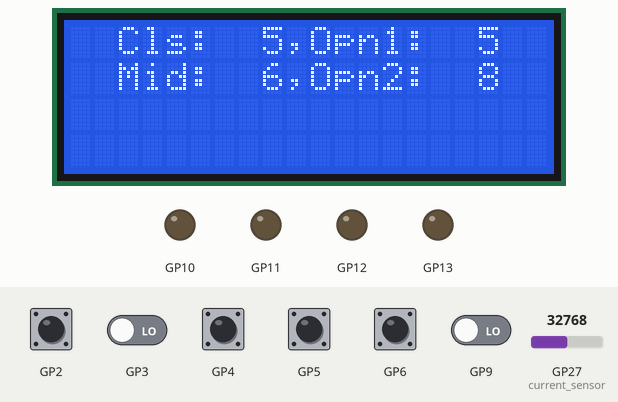
Simulated run of this program. Board: Raspberry Pi Pico running MicroPython. Parts: 20×4 character LCD, output pins drawn as LEDs (lit = HIGH). The inputs (shaded band) are chosen by the test bench; at power-on: GP2–6, GP9 LOW, GP27 (current_sensor) = 32768 (analog values on the 0–65535 scale). Files the program writes start out absent; files that are not in the repository are absent; library files of the repository ran but are not shown: lcd_api.py, pico_i2c_lcd.py.

Above: at 3.3 s.
3.4 s: GP4 pulled HIGH for 0.15 s
At 4.7 s:
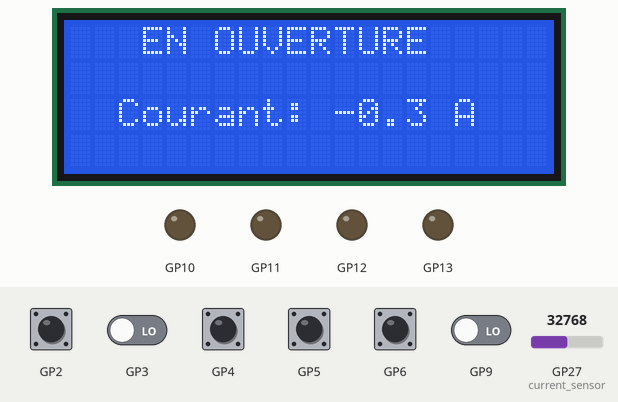
5.8 s: GP6 pulled HIGH for 0.15 s
At 7.3 s:
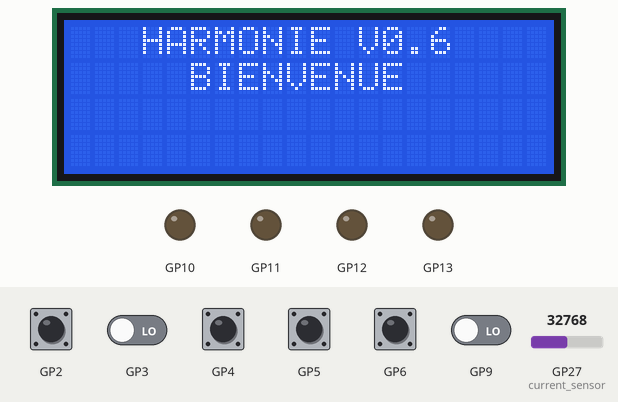
8.9 s: GP5 pulled HIGH for 0.15 s
At 11.0 s:
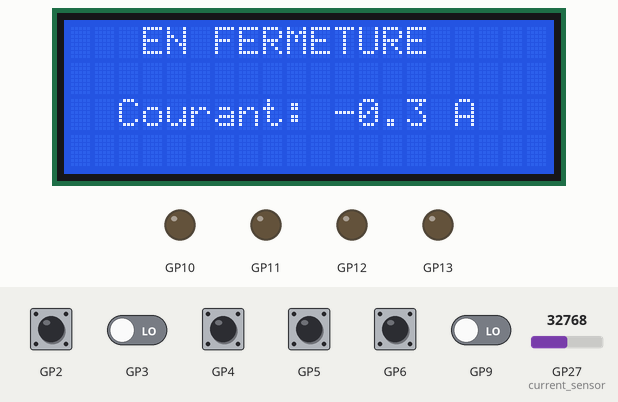
11.3 s: GP2 pulled HIGH for 0.15 s
At 12.1 s:
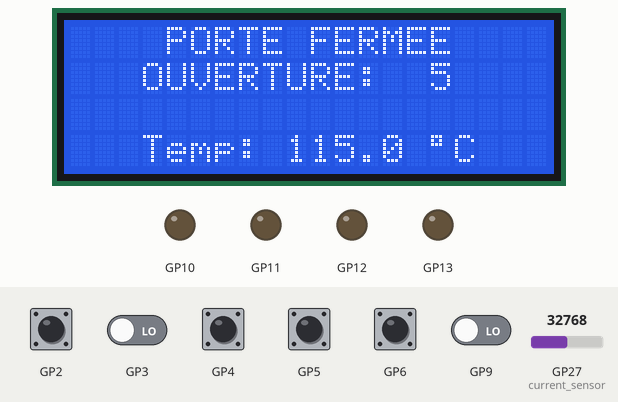
14.4 s: GP6 pulled HIGH for 1 s
At 14.8 s:
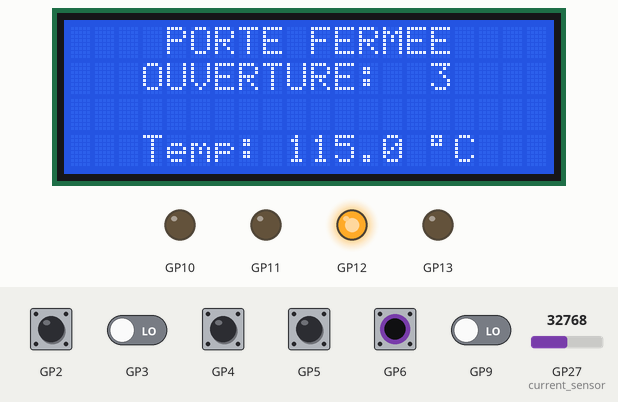
16.9 s: GP4 pulled HIGH for 1 s
At 17.4 s:
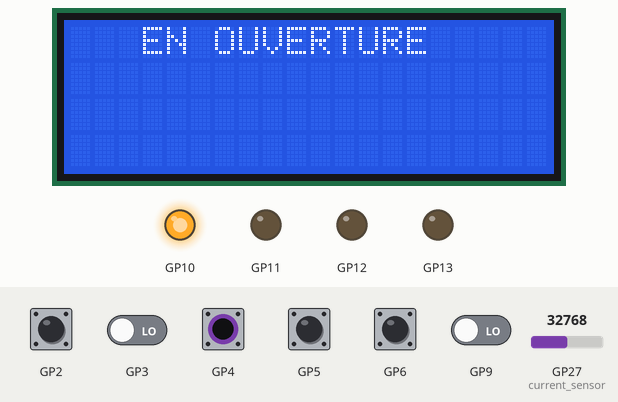
Timing chart, 0 to 19.9 s (numbered marks = the images above; inputs shaded):
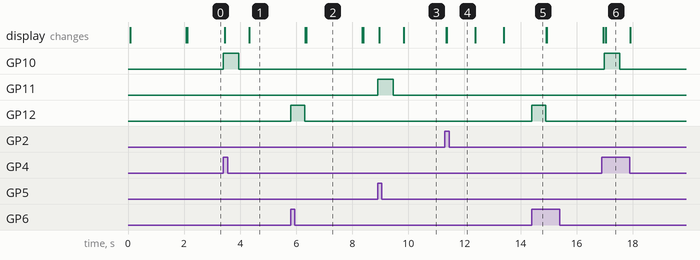

Measured:
- after the input at 3.4 s, GP10: LOW → HIGH at once, → LOW 0.55 s later; the display: first changes after 0.05 s (image 1 shows a later state)
- after the input at 5.8 s, GP12: LOW → HIGH at once, → LOW 0.50 s later; the display: first changes after 0.53 s (image 2 shows a later state)
- after the input at 8.9 s, GP11: LOW → HIGH at once, → LOW 0.55 s later; the display: first changes after 0.05 s (image 3 shows a later state)
- after the input at 11.3 s, the display: first changes at once (image 4 shows a later state)
- after the input at 14.4 s, GP10: stays LOW (without the input it goes to HIGH after 2.0 s); GP12: LOW → HIGH at once, → LOW 0.50 s later
- after the input at 16.9 s, GP10: LOW → HIGH after 0.08 s, → LOW 0.55 s later
- what the display in image 2 shows lasts 2.0 s, from 6.4 s to 8.4 s

The program:

harmonie_r0.6.py
```python
###########
version = 0.6
## Input pins wired with PULL_DOWN
## Mid-stop = 0 to disable
## Add read amperage and temperature
## LCD 4 lines by 20 charaters
##########

from machine import Pin, I2C, ADC, Timer
import utime
import ujson
#import micropython
import gc
from lcd_api import LcdApi
from pico_i2c_lcd import I2cLcd

### default times if not config file not found
filename = 'harmonie_config.json'
Timers = {
    'Opn1' : 5,
    'Cls'  : 5,
    'Mid'  : 6,
    'Opn2' : 8
    }

### input pins
inputPin = {
    "Open"     : 4,
    "Close"    : 5,
    "Stop"     : 6,
    "OpenLmt"  : 3,
    "CloseLmt" : 2,
    "Prog"     : 9,
    "Up"       : 8,
    "Down"     : 7
    }

outputPin = {
    "Open"     : 10,
    "Close"    : 11,
    "Stop"     : 12,
    "Spare"    : 13
    }

Input = {}
Output = {}

### LCD config
I2C_ADDR     = 0x27
I2C_NUM_ROWS = 4
I2C_NUM_COLS = 20
i2c = I2C(0, sda=Pin(0), scl=Pin(1), freq=400000)
lcd = I2cLcd(i2c, I2C_ADDR, I2C_NUM_ROWS, I2C_NUM_COLS)

current_sensor = ADC(1)    # read curent at ADC(0)
temp_sensor = ADC(2)      # read temperature at ADC(1)

current_timer = Timer()
temp_timer = Timer()

### some global variables
state = 0
stop_request = False
is_running = False
in_prog_mode = False
prog_mode_delay = 3      # delay for press and hold before entre prog mode
press_duration = 500     # in ms, simulate duration of presssing a button
counter_readPin = 1      # How many times pins are read to determine good signal
delay_readPin = 1        # delay between each iteration to read pin


for p in inputPin:
    Input[p] = Pin(inputPin[p], Pin.IN, Pin.PULL_DOWN)

for p in outputPin:
    Output[p] = Pin(outputPin[p], Pin.OUT)

def load_file(file):
    """Load json file configuration."""
    global Timers
    with open(file) as infile:
        data = ujson.load(infile)
        for p in data:
            Timers[p] = data[p]

def write_file(file):
    """write config to file"""
    with open(file, 'w') as outfile:
        ujson.dump(Timers, outfile)

def initialize():
    """initialization before each run"""
    global state
    global stop_request
    global is_running
    global in_prog_mode

    state = 0
    stop_request = False
    is_running = False
    in_prog_mode = False

    for p in Output:
        Output[p].value(0)

    ## make sure that open after mid-top is 0 if no mid-stop
    Timers['Opn2'] = 0 if Timers['Mid'] == 0 else Timers['Opn2']

    current_timer.deinit()
    #temp_timer.deinit()

    lcd.clear()
    lcd.write_line_center("HARMONIE V" + str(version), 1)
    lcd.write_line_center("BIENVENUE", 2)
    utime.sleep(2)
    lcd.clear()
    lcd.write_line_center("Cls:{0:>3},Opn1:{1:>3}".format(Timers['Cls'], Timers['Opn1']), 1)
    lcd.write_line_center("Mid:{0:>3},Opn2:{1:>3}".format(Timers['Mid'], Timers['Opn2']), 2)

def readPin(pin, counter = counter_readPin, delay = delay_readPin):
    """Read pin a number of times to determine good signal, delay in msec"""
    read_count = 0

    for i in range(counter):
        if Input[pin].value():
            read_count += 1
        utime.sleep_ms(delay)

    if read_count == counter:
        return True

    return False

def writePin(pin, delay):
    """Write high value to pin, pause in ms"""

    if not stop_request:
        if pin == 'Open' and Input['OpenLmt'].value() != 1:
            Output[pin].value(1)
            lcd.clear_line(1)
            lcd.clear_line(2)
            lcd.write_line_center("EN OUVERTURE ", 1)
        elif pin == 'Close' and Input['CloseLmt'].value() != 1:
            Output[pin].value(1)
            lcd.clear_line(1)
            lcd.clear_line(2)
            lcd.write_line_center("EN FERMETURE ", 1)

        utime.sleep_ms(delay)
        Output[pin].value(0)
    # start reading current
    current_timer.init(freq=3, mode=Timer.PERIODIC, callback=read_current)

def lcd_count_down(duration):
    """count down in second"""
    global stop_request
    msg = ''

    # stop reading current
    current_timer.deinit()

    if state == 1 or state == 3: # clsLmt activated, door will open
        msg = "OUVERTURE:"
    elif state == 2 or state == 4: # opnLmt activated, door will close
        msg = "FERMETURE:"

    for i in  range(duration, 0, -1):
        lcd.write_line_center("{0}{1:>3}".format(msg, i), 2)
        if stop_request:
            break
        elif state == 3 and Input['CloseLmt'].value():
            break
        utime.sleep(1)


def stop_signal_handler(pin):
    """Send stop_request when activate"""

    read_count = 0
    global stop_request

    for i in range(counter_readPin):
        if Input['Stop'].value:
            read_count += 1
        utime.sleep_ms(delay_readPin)

    if read_count == counter_readPin:
        stop_request = True
        Output['Stop'].value(1)
        utime.sleep_ms(press_duration)
        Output['Stop'].value(0)

def read_current(timer):
    """Read current in amp"""

    global stop_request

    conversion_factor = 3.3/65535
    sensitivity_factor = 10
    counter = 0
    max_voltage = 0
    voltage = 0
    voltage_ref = 1.685
    reading_duration_ms = 30
    start_time = utime.ticks_ms()

    while utime.ticks_diff(utime.ticks_ms(), start_time) < reading_duration_ms and not stop_request:
        voltage = current_sensor.read_u16()
        if max_voltage < voltage:
            max_voltage = voltage
        counter += 1
        utime.sleep_us(50)
    amp = (max_voltage * conversion_factor - voltage_ref) * sensitivity_factor
    lcd.write_line_center("Courant:{0:>5.1f} A".format(amp), 3)


def read_temp():
    """Read temperature"""

    voltage = (3.3/65535) * temp_sensor.read_u16()
    temp = (voltage - 0.5) * 100
    lcd.write_line_center('Temp: {0:>5.1f} '.format(temp) + chr(223) + 'C', 4)

def Logic_loop():
    """The main state logic. Core program"""
    global state
    global stop_request
    global is_running

    is_running = True
    j = 0

    while not stop_request:

        if state == 0:              # initial state
            if readPin('Close'):
                writePin('Close', press_duration)
                state = 1
            elif readPin('Open'):
                writePin('Open', press_duration)
                state = 2
        elif state == 1:            # door fully closed, close limit triggers
            if readPin('CloseLmt'):
                current_timer.deinit()
                lcd.clear_line(1)
                lcd.clear_line(3)
                lcd.write_line_center("PORTE FERMEE", 1)
                read_temp()    # read and show temperature
                lcd_count_down(Timers['Cls'])
                writePin('Open', press_duration)
                state = 2
                gc.collect()        # force gc collection
                #print(gc.mem_free())
        elif state == 2:            # door fully opened, before mid-stop
            if readPin('OpenLmt'):
                current_timer.deinit()
                lcd.clear_line(1)
                lcd.clear_line(3)
                lcd.write_line_center("PORTE OUVERTE", 1)
                lcd_count_down(Timers['Opn1'])
                writePin('Close', press_duration)
                state = 1 if Timers['Mid'] == 0 else 3
        elif state == 3:             # mi-stop
            current_timer.deinit()
            lcd.clear_line(1)
            lcd.clear_line(3)
            lcd.write_line_center("MI-ARRET", 1)
            lcd_count_down(Timers['Mid'])
            writePin('Open', press_duration)
            state = 4
        elif state == 4:              # door fully opened, after mid-stop
            if readPin('OpenLmt'):
                current_timer.deinit()
                lcd.clear_line(1)
                lcd.clear_line(3)
                lcd.write_line_center("PORTE OUVERTE", 1)
                lcd_count_down(Timers['Opn2'])
                writePin('Close', press_duration)
                state = 1
        else:
            print("ERREUR")

def change_timers():
    global in_prog_mode
    global Timers
    # press and hold to enter into programming mode
    hold_counter = 0
    key = ''
    value = 0

    while True:
        if hold_counter >= prog_mode_delay :
            in_prog_mode = True
            lcd.clear()
            lcd.write_line_center("PROG: MINUTERIE", 1)
            break
        elif Input['Prog'].value():
            hold_counter += 1
        else:
            hold_counter = 0
        utime.sleep(1)

    #utime.sleep(1)
    if in_prog_mode:
        iterTimers = iter(Timers.items())
        is_timers_changed = False
        while not stop_request:
            try:
                if readPin('Prog'):
                    if is_timers_changed:
                        Timers.update({key : value})
                        write_file(filename)
                        load_file(filename)
                        is_timers_changed = False

                    key, value = next(iterTimers)
                    space = ' :' if len(key) <= 3 else ':'
                    lcd.write_line(key + space, 2, 3)
                    lcd.write_line("{0:>3}".format(value), 2, 8)
                    utime.sleep_ms(300)
                while readPin('Up'):
                    value += 1
                    if value > 999:
                        value = 0
                    lcd.write_line("{0:>3}".format(value), 2, 8)
                    is_timers_changed = True
                    utime.sleep_ms(300)
                while readPin('Down'):
                    value -= 1
                    if value < 0:
                        value = 999
                    is_timers_changed = True
                    lcd.write_line("{0:>3}".format(value), 2, 8)
                    utime.sleep_ms(300)
            except StopIteration:
                iterTimers = iter(Timers.items())


def main():
    """Main program, call others functions"""
    #global state
    global stop_request
    global is_running
    global in_prog_mode

    try:
        load_file(filename)
    except OSError:
        write_file(filename)

    initialize()

    #_thread.start_new_thread(stop_signal_handler, ())

    while True:
        if not is_running:
            if readPin('Close') or readPin('Open'):
                Logic_loop()
            elif readPin('Prog'):
                change_timers()
        if stop_request:
            initialize()


# listen to Stop interrupt
Input['Stop'].irq(trigger=Pin.IRQ_RISING, handler=stop_signal_handler)


if __name__ == '__main__':
    main()
    #change_timers()
```
